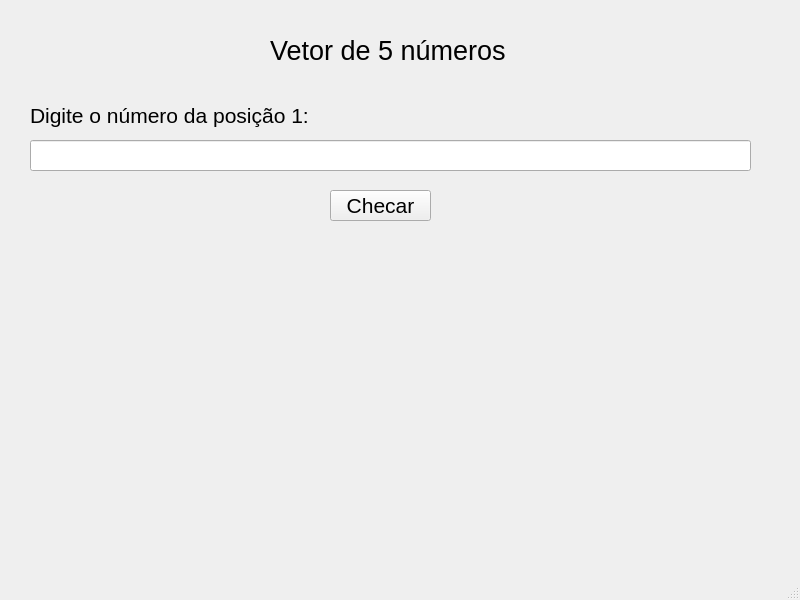
<?xml version="1.0" encoding="UTF-8"?>
<ui version="4.0">
 <class>MainWindow</class>
 <widget class="QMainWindow" name="MainWindow">
  <property name="geometry">
   <rect>
    <x>0</x>
    <y>0</y>
    <width>800</width>
    <height>600</height>
   </rect>
  </property>
  <property name="windowTitle">
   <string>MainWindow</string>
  </property>
  <widget class="QWidget" name="centralwidget">
   <widget class="QLabel" name="label">
    <property name="geometry">
     <rect>
      <x>270</x>
      <y>30</y>
      <width>251</width>
      <height>41</height>
     </rect>
    </property>
    <property name="font">
     <font>
      <pointsize>20</pointsize>
     </font>
    </property>
    <property name="text">
     <string>Vetor de 5 números</string>
    </property>
   </widget>
   <widget class="QLabel" name="label_2">
    <property name="geometry">
     <rect>
      <x>30</x>
      <y>100</y>
      <width>291</width>
      <height>31</height>
     </rect>
    </property>
    <property name="font">
     <font>
      <pointsize>16</pointsize>
     </font>
    </property>
    <property name="text">
     <string>Digite o número da posição 1:</string>
    </property>
   </widget>
   <widget class="QLineEdit" name="lineEdit">
    <property name="geometry">
     <rect>
      <x>30</x>
      <y>140</y>
      <width>721</width>
      <height>31</height>
     </rect>
    </property>
    <property name="font">
     <font>
      <pointsize>16</pointsize>
     </font>
    </property>
   </widget>
   <widget class="QLabel" name="label_res">
    <property name="geometry">
     <rect>
      <x>30</x>
      <y>240</y>
      <width>721</width>
      <height>261</height>
     </rect>
    </property>
    <property name="font">
     <font>
      <pointsize>16</pointsize>
     </font>
    </property>
    <property name="text">
     <string/>
    </property>
    <property name="alignment">
     <set>Qt::AlignCenter</set>
    </property>
    <property name="wordWrap">
     <bool>true</bool>
    </property>
   </widget>
   <widget class="QPushButton" name="pushButton">
    <property name="geometry">
     <rect>
      <x>330</x>
      <y>190</y>
      <width>101</width>
      <height>31</height>
     </rect>
    </property>
    <property name="font">
     <font>
      <pointsize>16</pointsize>
     </font>
    </property>
    <property name="text">
     <string>Checar</string>
    </property>
   </widget>
  </widget>
  <widget class="QMenuBar" name="menubar">
   <property name="geometry">
    <rect>
     <x>0</x>
     <y>0</y>
     <width>800</width>
     <height>21</height>
    </rect>
   </property>
  </widget>
  <widget class="QStatusBar" name="statusbar"/>
 </widget>
 <resources/>
 <connections/>
</ui>
